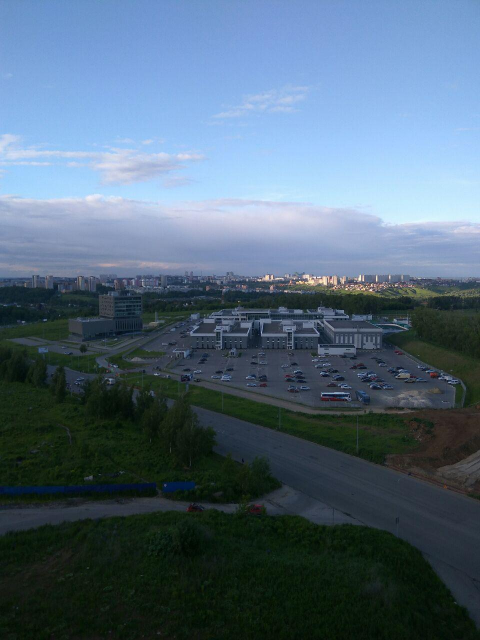
#> input picture 2. Panorama Stitching/1.JPG, 960 x 1280 px (shown at 1/2 size)
$ python -i panorama_stitching.py   (imports and definitions only)
#> lines starting #> are read from the running program, lines starting #| are printed output that depends on the picture
import numpy as np
import imutils
import cv2
import argparse


class TwoImagesStitcher:
    def __init__(self, ratio=0.75, reproj_thresh=4.0, show_matches=False):
        self.is_opencv_3 = imutils.is_cv3()
        self.ratio = ratio
        self.reproj_thresh = reproj_thresh
        self.show_matches = show_matches

    def stitch(self, images, iteration=1):
        (left_image, right_image) = images
        (left_image_keypoints, left_image_features) = self.detect_and_describe(left_image)
        (right_image_keypoints, right_image_features) = self.detect_and_describe(right_image)

        matched_keypoints = self.match_keypoints(right_image_keypoints, left_image_keypoints,
                                right_image_features, left_image_features)
        if matched_keypoints is None:
            return None
        (matches, homography, status) = matched_keypoints
        result = cv2.warpPerspective(right_image, homography,
                                     (right_image.shape[1] + left_image.shape[1], right_image.shape[0]))
        result[0:left_image.shape[0], 0:left_image.shape[1]] = left_image
        if self.show_matches:
            self.draw_matches(right_image, left_image, right_image_keypoints, left_image_keypoints, matches,
                              status, iteration)
        result = self.crop_border(result, right_image_keypoints, left_image_keypoints, left_image.shape[1],
                                  matches, status)
        return result

    # [62 lines left out: functions crop_border, detect_and_describe, match_keypoints, draw_matches, not called in this run]


class PanoramaStitcher:
    # [14 lines left out: functions __init__, stitch, not called in this run]


# [14 lines not run here, left out]

>>> import cv2
>>> picture = cv2.imread('1.JPG', cv2.IMREAD_GRAYSCALE)
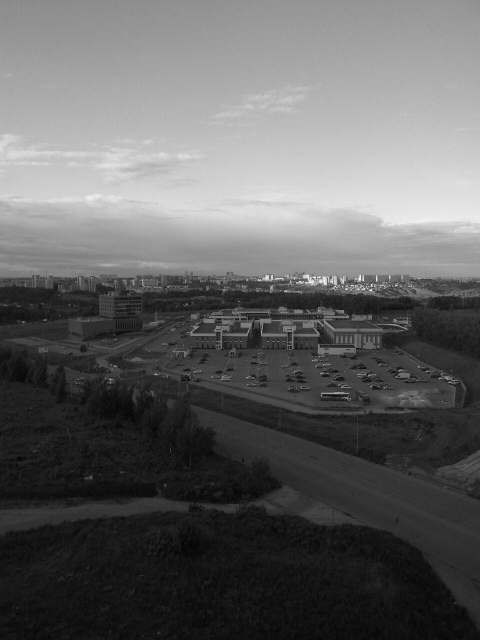
#> picture: shape (1280, 960) (shown at 1/2 size); min 0, max 255, mean 98.6
>>> result = TwoImagesStitcher().stitch(picture)
#> (the run stopped early here; a loop or call above may not have finished)

$ run again, on 2. Panorama Stitching/3.jpg
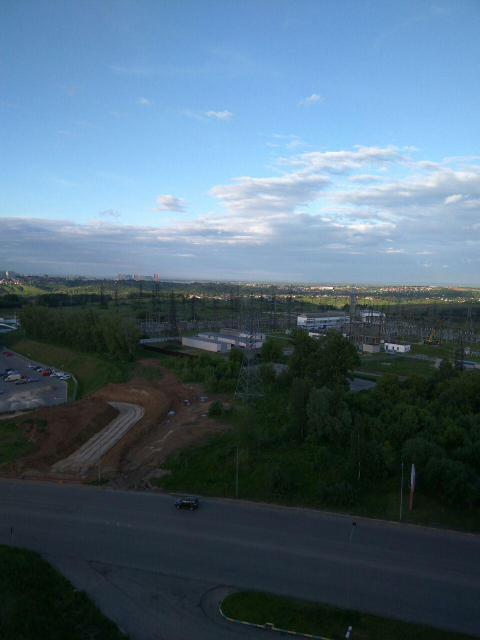
#> input picture 2. Panorama Stitching/3.jpg, 960 x 1280 px (shown at 1/2 size)
#> `picture = cv2.imread('1.JPG', cv2.IMREAD_GRAYSCALE)`:
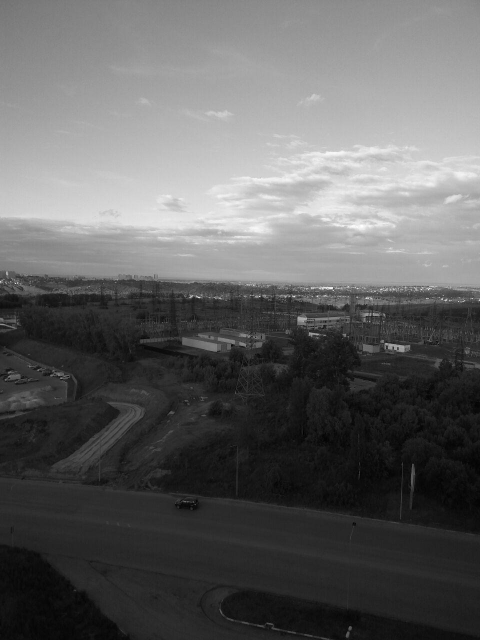
#> picture: shape (1280, 960) (shown at 1/2 size); min 0, max 255, mean 97.6

$ run again, on 2. Panorama Stitching/4.jpg
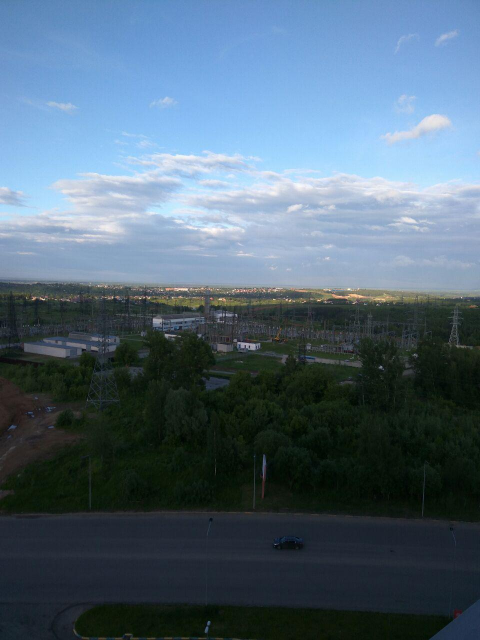
#> input picture 2. Panorama Stitching/4.jpg, 960 x 1280 px (shown at 1/2 size)
#> `picture = cv2.imread('1.JPG', cv2.IMREAD_GRAYSCALE)`:
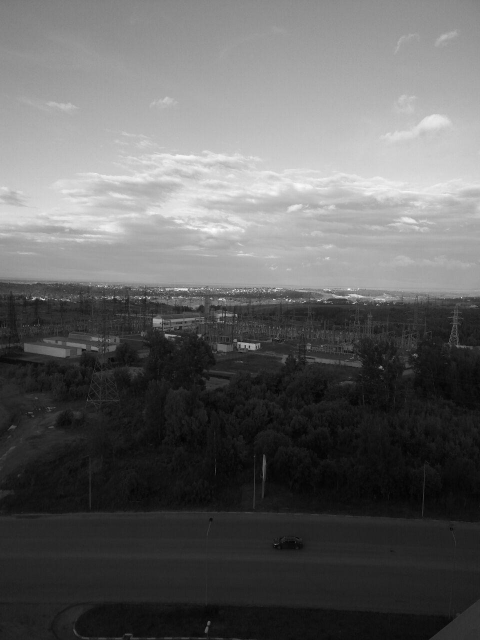
#> picture: shape (1280, 960) (shown at 1/2 size); min 0, max 255, mean 97.9
